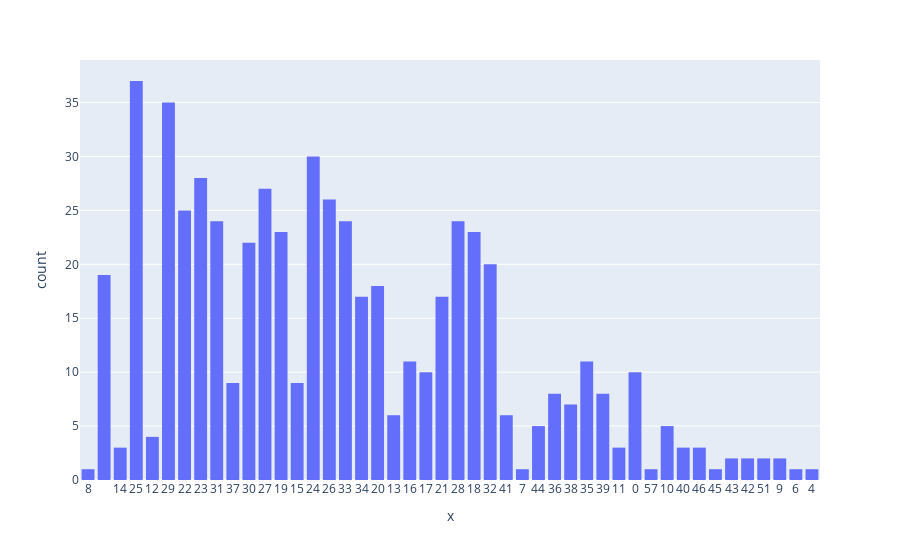

Notebook code for this chart:
### Code cell
import plotly.express as px
fig = px.histogram(x=df_lbj['points'])
fig.show()

### Figure 1 — Plotly figure (JSON) as saved in the notebook; plotly's stock layout.template omitted (floating-point values rounded to 4 significant figures; data arrays with more than 128 entries replaced by an {"elided": "..."} marker saying what was removed)
{"data": [{"alignmentgroup": "True", "bingroup": "x", "hovertemplate": "x=%{x}<br>count=%{y}<extra></extra>", "legendgroup": "", "marker": {"color": "#636efa", "pattern": {"shape": ""}}, "name": "", "offsetgroup": "", "orientation": "v", "showlegend": false, "x": {"elided": "574 str values"}, "xaxis": "x", "yaxis": "y", "type": "histogram"}], "layout": {"xaxis": {"anchor": "y", "domain": [0, 1], "title": {"text": "x"}}, "yaxis": {"anchor": "x", "domain": [0, 1], "title": {"text": "count"}}, "legend": {"tracegroupgap": 0}, "margin": {"t": 60}, "barmode": "relative"}}
